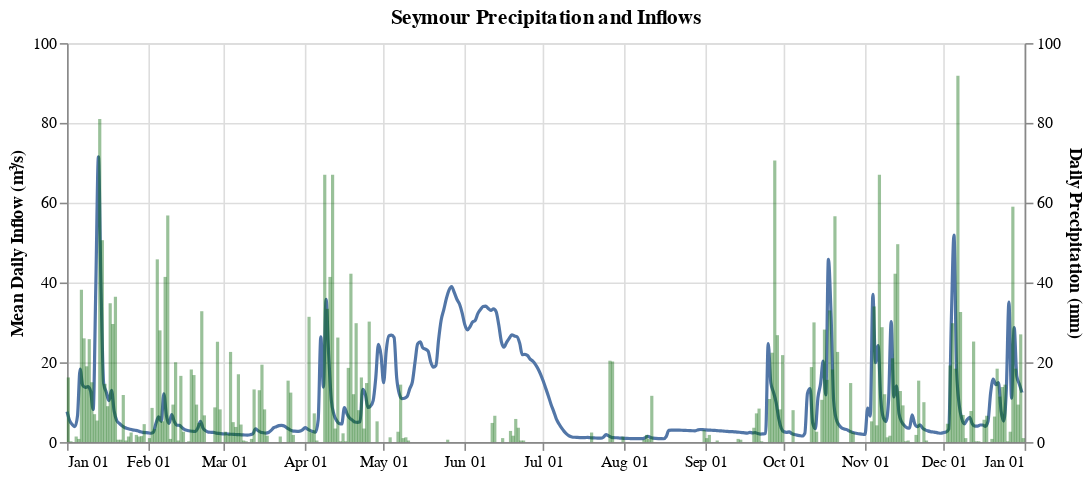

Here is the notebook cell this chart was saved with:
### Code cell
sey_precip_bar = alt.Chart(precip_flow).mark_bar(color='darkgreen', width=2, opacity=0.4).encode(
    alt.X('monthdate(date):T', title=None),
    alt.Y('sey_precip:Q', title='Daily Precipitation (mm)', scale=alt.Scale(domain=[0, 100]))
).properties(width=600, height=250)

# Define the second chart with Y-axis going from top down
sey_flow_line = alt.Chart(precip_flow).mark_line(stroke='#5276A7', interpolate='monotone').encode(
    alt.X('monthdate(date):T', title=None),
    alt.Y('sey_flow:Q', title='Mean Daily Inflow (m³/s)', scale=alt.Scale(domain=[0, 100]))
).properties(width=600, height=250)

# Concatenate the charts with a shared X-axis
layered_chart2 = alt.layer(sey_flow_line, sey_precip_bar).resolve_scale(y='independent')

layered_chart2.properties(title='Seymour Precipitation and Inflows')

### Figure 1 — Vega-Lite specification as saved in the notebook (floating-point values rounded to 4 significant figures; data arrays with more than 128 entries replaced by an {"elided": "..."} marker saying what was removed)
{"config": {"view": {"continuousWidth": 400, "continuousHeight": 300}}, "layer": [{"mark": {"type": "line", "interpolate": "monotone", "stroke": "#5276A7"}, "encoding": {"x": {"field": "date", "timeUnit": "monthdate", "title": null, "type": "temporal"}, "y": {"field": "sey_flow", "scale": {"domain": [0, 100]}, "title": "Mean Daily Inflow (m³/s)", "type": "quantitative"}}, "height": 250, "width": 600}, {"mark": {"type": "bar", "color": "darkgreen", "opacity": 0.4, "width": 2}, "encoding": {"x": {"field": "date", "timeUnit": "monthdate", "title": null, "type": "temporal"}, "y": {"field": "sey_precip", "scale": {"domain": [0, 100]}, "title": "Daily Precipitation (mm)", "type": "quantitative"}}, "height": 250, "width": 600}], "data": {"name": "data-58957ed85ad69348c8e32b7186bf9108"}, "resolve": {"scale": {"y": "independent"}}, "title": "Seymour Precipitation and Inflows", "$schema": "https://vega.github.io/schema/vega-lite/v4.17.0.json", "datasets": {"data-58957ed85ad69348c8e32b7186bf9108": {"elided": "365 records"}}}
